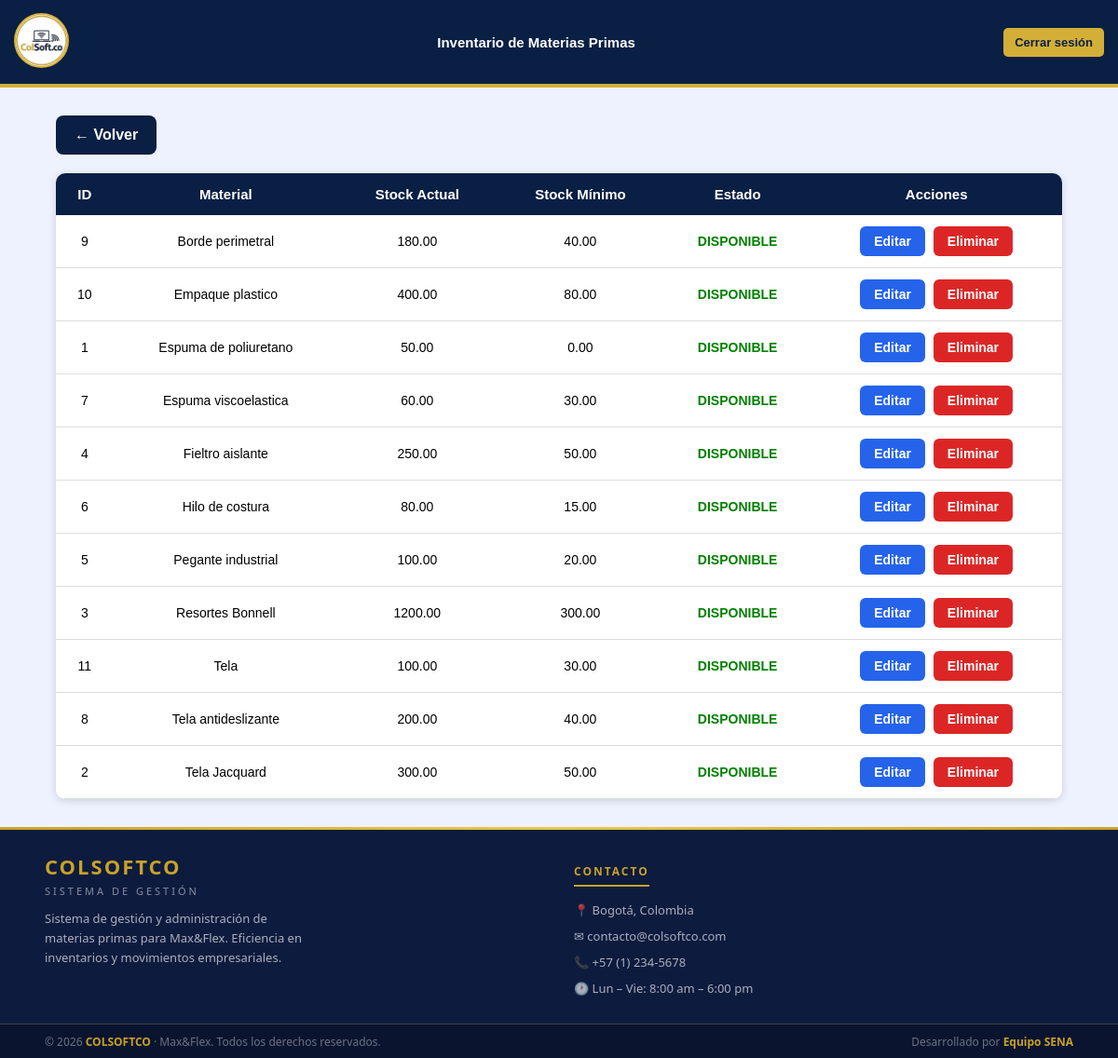
Page /view/control_de_stock/inventario/lista_inventario.php on the earlier database version.
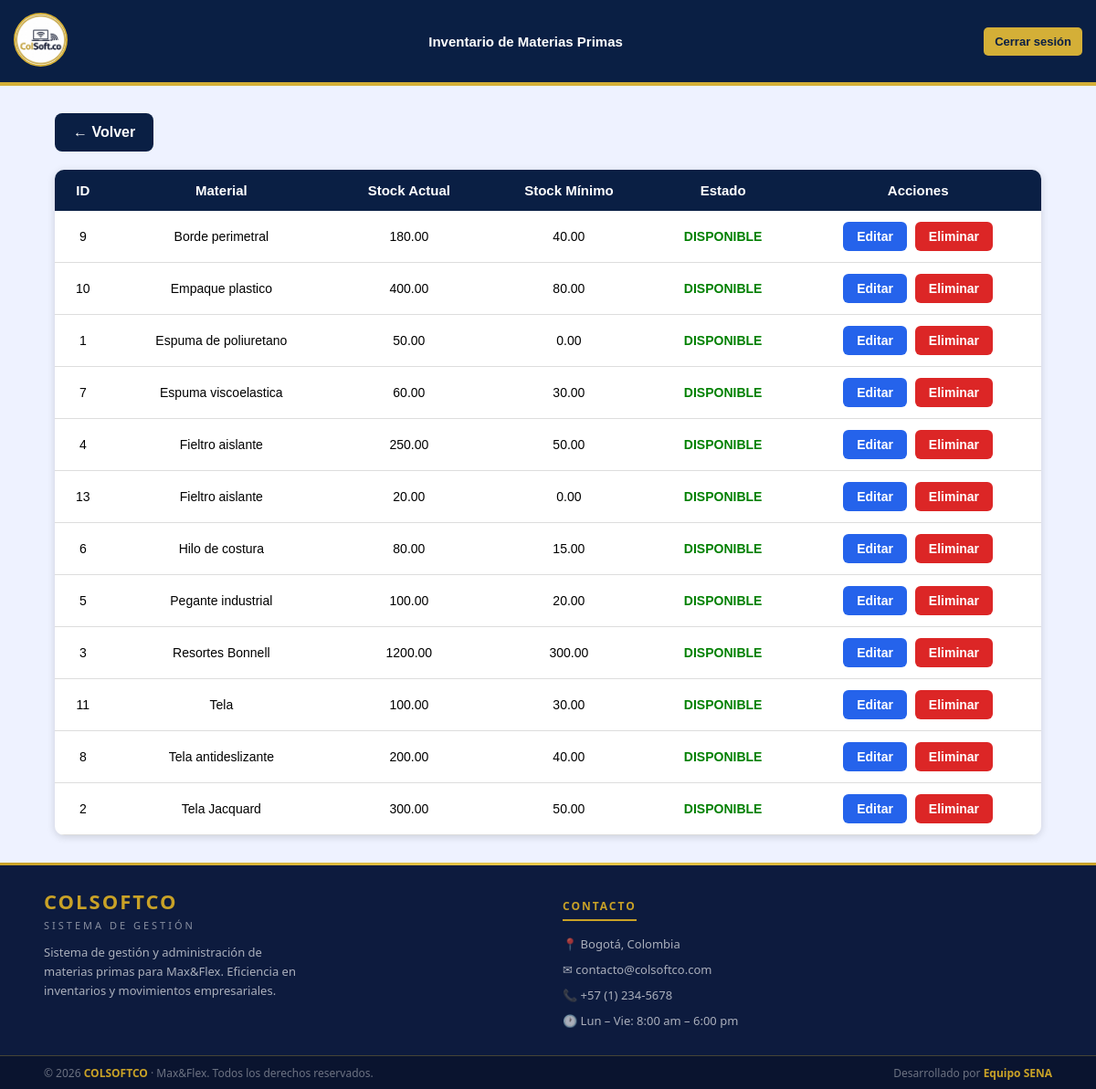
Same page on the later database version.
### tables this page shows
CREATE TABLE `materias_primas` (
  `id_material` int(11) NOT NULL,
  `nombre_material` varchar(100) NOT NULL,
  `stock_actual` decimal(12,2) DEFAULT 0.00,
  `stock_minimo` decimal(12,2) NOT NULL,
  `id_unidad` int(11) DEFAULT NULL,
  `id_proveedor` int(11) DEFAULT NULL
);

### view/control_de_stock/inventario/lista_inventario.php (the view, shortened to what this page needs)
<?php
$db = new Conexion();
$conn = $db->getConnection();
$sql = "
SELECT
    id_material,
    nombre_material,
    stock_actual,
    stock_minimo
FROM materias_primas
ORDER BY nombre_material ASC
";
$stmt = $conn->prepare($sql);
$stmt->execute();
$materiales = $stmt->fetchAll(PDO::FETCH_ASSOC);
?>
<!DOCTYPE html>
<html lang="es">
<head>
    <link rel="stylesheet" href="lista_inventario.css">
</head>
<body>
    <header class="header">
        <div class="logo">
            <a href="../../app/ir_panel.php">
                <img src="../../../public/imagenes/logo.png" alt="logo">
            </a>
        </div>
        <div class="header-title">
            <h1>Inventario de Materias Primas</h1>
        </div>
        <button id="btnLogout" class="btn-logout" onclick="cerrarSesion()">
            Cerrar sesión
        </button>
    </header>
    <div class="container">
        <a class="btn-volver" href="../control_de_stock.php">
            ← Volver
        </a>
        <div class="table-responsive">
            <table>
                <tr>
                    <th>ID</th>
                    <th>Material</th>
                    <th>Stock Actual</th>
                    <th>Stock Mínimo</th>
                    <th>Estado</th>
                    <th>Acciones</th>
                </tr>
                <?php foreach ($materiales as $m): ?>
                    <tr>
                        <td><?= $m['id_material'] ?></td>
                        <td><?= htmlspecialchars($m['nombre_material']) ?></td>
                        <td><?= $m['stock_actual'] ?></td>
                        <td><?= $m['stock_minimo'] ?></td>
                        <td>
                            <?php if ($m['stock_actual'] <= $m['stock_minimo']): ?>
                                <span class="alerta">STOCK BAJO</span>
                            <?php else: ?>
                                <span class="normal">DISPONIBLE</span>
                            <?php endif; ?>
                        </td>
                        <td class="acciones">
                            <a class="btn-editar" href="editar_inventario.php?id=<?= $m['id_material'] ?>">
                                Editar
                            </a>
                            <a href="eliminar_inventario.php?id=<?= $m['id_material'] ?>" class="btn-eliminar">
                                Eliminar
                            </a>
                        </td>
                    </tr>
                <?php endforeach; ?>
            </table>
        </div>
    </div>
    <footer>
        <div class="footer-divider"></div>
        <div class="footer-top">
            <div>
                <p class="footer-brand-name">COLSOFTCO</p>
                <p class="footer-brand-sub">Sistema de Gestión</p>
                <p class="footer-brand-desc">Sistema de gestión y administración de materias primas para Max&Flex. Eficiencia en inventarios y movimientos empresariales.</p>
            </div>
            <div>
                <p class="footer-col-title">Contacto</p>
                <div class="footer-contact-item">📍 Bogotá, Colombia</div>
                <div class="footer-contact-item">✉ contacto@colsoftco.com</div>
                <div class="footer-contact-item">📞 +57 (1) 234-5678</div>
                <div class="footer-contact-item">🕐 Lun – Vie: 8:00 am – 6:00 pm</div>
            </div>
        </div>
        <div class="footer-bottom">
            <span>© 2026 <strong>COLSOFTCO</strong> · Max&Flex. Todos los derechos reservados.</span>
            <span>Desarrollado por <strong>Equipo SENA</strong></span>
        </div>
    </footer>
</body>
</html>

Differences in the rows shown:
added materias_primas: id_material "13", nombre_material "Fieltro aislante", stock_actual "20.00", stock_minimo "0.00", shows "DISPONIBLE"
